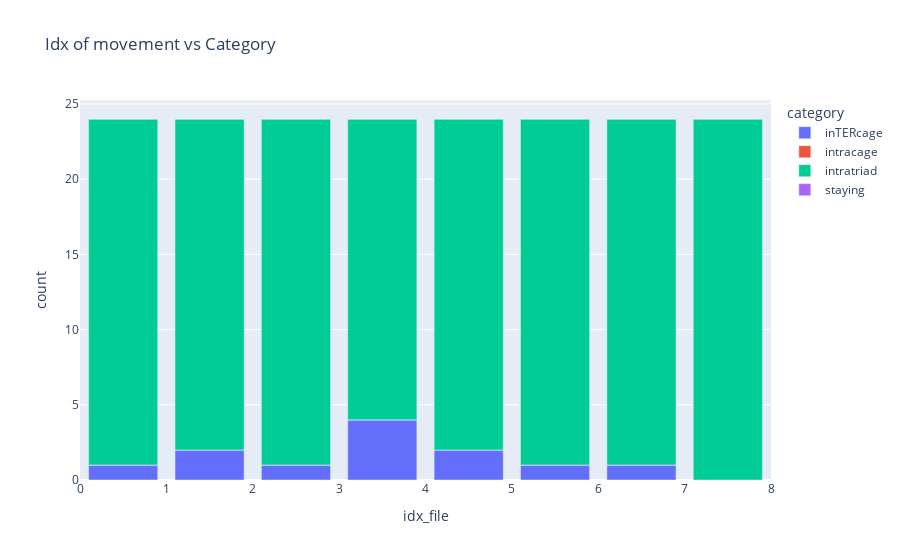

Write notebook code for a chart like this one.
### Code cell
if proceed_NEB == "True":
    df = move_by_tuple_cage.get_and_plot_df_movement_category_counted(df_movement)
    print(df.sum())

### Figure 1 — Plotly figure (JSON) as saved in the notebook; plotly's stock layout.template omitted (floating-point values rounded to 4 significant figures)
{"data": [{"alignmentgroup": "True", "hovertemplate": "category=inTERcage<br>idx_file=%{x}<br>count=%{y}<extra></extra>", "legendgroup": "inTERcage", "marker": {"color": "#636efa", "pattern": {"shape": ""}}, "name": "inTERcage", "offsetgroup": "inTERcage", "orientation": "v", "showlegend": true, "textposition": "auto", "type": "bar", "x": [0.5, 1.5, 2.5, 3.5, 4.5, 5.5, 6.5, 7.5], "xaxis": "x", "y": [1, 2, 1, 4, 2, 1, 1, 0], "yaxis": "y"}, {"alignmentgroup": "True", "hovertemplate": "category=intracage<br>idx_file=%{x}<br>count=%{y}<extra></extra>", "legendgroup": "intracage", "marker": {"color": "#EF553B", "pattern": {"shape": ""}}, "name": "intracage", "offsetgroup": "intracage", "orientation": "v", "showlegend": true, "textposition": "auto", "type": "bar", "x": [0.5, 1.5, 2.5, 3.5, 4.5, 5.5, 6.5, 7.5], "xaxis": "x", "y": [0, 0, 0, 0, 0, 0, 0, 0], "yaxis": "y"}, {"alignmentgroup": "True", "hovertemplate": "category=intratriad<br>idx_file=%{x}<br>count=%{y}<extra></extra>", "legendgroup": "intratriad", "marker": {"color": "#00cc96", "pattern": {"shape": ""}}, "name": "intratriad", "offsetgroup": "intratriad", "orientation": "v", "showlegend": true, "textposition": "auto", "type": "bar", "x": [0.5, 1.5, 2.5, 3.5, 4.5, 5.5, 6.5, 7.5], "xaxis": "x", "y": [23, 22, 23, 20, 22, 23, 23, 24], "yaxis": "y"}, {"alignmentgroup": "True", "hovertemplate": "category=staying<br>idx_file=%{x}<br>count=%{y}<extra></extra>", "legendgroup": "staying", "marker": {"color": "#ab63fa", "pattern": {"shape": ""}}, "name": "staying", "offsetgroup": "staying", "orientation": "v", "showlegend": true, "textposition": "auto", "type": "bar", "x": [0.5, 1.5, 2.5, 3.5, 4.5, 5.5, 6.5, 7.5], "xaxis": "x", "y": [0, 0, 0, 0, 0, 0, 0, 0], "yaxis": "y"}], "layout": {"barmode": "relative", "legend": {"title": {"text": "category"}, "tracegroupgap": 0}, "title": {"text": "Idx of movement vs Category"}, "xaxis": {"anchor": "y", "domain": [0, 1], "title": {"text": "idx_file"}}, "yaxis": {"anchor": "x", "domain": [0, 1], "title": {"text": "count"}}}}
